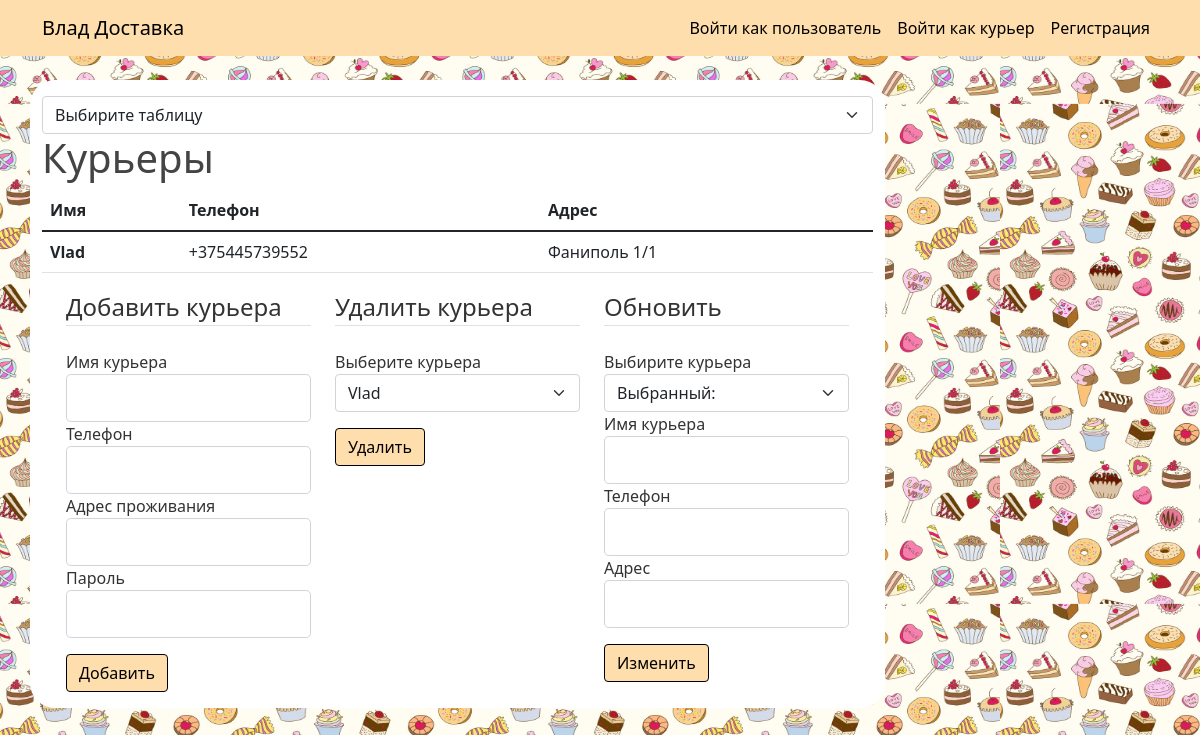
/admin_tables/couriers/, run on the app's committed database.
### bd_project/models.py (models this page shows, shortened)
class BaseModel(Model):
    id = PrimaryKeyField(unique=True)
    class Meta:
        database = db
        order_by = 'id'

class Courier(BaseModel):
    name = CharField(max_length=20, unique=True, null=False)
    phone = CharField(max_length=15, unique=True, null=False)
    address = CharField(max_length=20, null=False)
    password = CharField(null=False)
    class Meta:
        db_table = 'Couriers'

### bd_project/admin_couriers_table/routes.py (the view)
@admin_couriers_table.route('/admin_tables/couriers/', methods=['GET'])
def couriers_table():
    add_form, delete_form, update_form, couriers = init_forms_and_couriers()
    delete_form.select_del.choices = [(g.id, g.name) for g in couriers]
    return render_template('admin_pages/table_couriers.html', couriers=couriers, add_form=add_form,
                           delete_form=delete_form, update_form=update_form)

### bd_project/admin_couriers_table/forms.py (shortened to what this page needs)
class AddCourierForm(FlaskForm):
    name_add = StringField('Имя курьера',
                           validators=[DataRequired(), Length(min=2, max=20)])
    phone_add = StringField('Телефон',
                            validators=[DataRequired()])
    address_add = StringField('Адрес проживания',
                              validators=[DataRequired()])
    password_add = StringField('Пароль', validators=[DataRequired()])
    submit_add = SubmitField('Добавить')

class DeleteCourierForm(FlaskForm):
    select_del = SelectField('Выберите курьера', coerce=int)
    del_submit = SubmitField('Удалить')

### bd_project/admin_couriers_table/utils.py (called while the page is built)
def init_forms_and_couriers():
    add_form = AddCourierForm()
    delete_form = DeleteCourierForm()
    update_form = UpdateCourierForm()
    couriers = Courier.select()
    return add_form, delete_form, update_form, couriers

### bd_project/templates/admin_pages/table_couriers.html (shortened to what this page needs)
{% extends "admin_pages/admin.html" %}
{% block table %}
<body>
<h1>Курьеры</h1>
<table class="table table">
    <thead>
    <tr>
        <th scope="col">Имя</th>
        <th scope="col">Телефон</th>
        <th scope="col">Адрес</th>
    </tr>
    </thead>
    <tbody>
    {% for courier in couriers %}
    <tr>
        <th scope="row">{{ courier.name }}</th>
        <td>{{ courier.phone }}</td>
        <td>{{ courier.address }}</td>
    </tr>
    {% endfor %}
    </tbody>
</table>
<div class="container">
    <div class="row">
        <div class="col">
            <form method="post" action="{{ url_for('admin_couriers_table.courier_creation') }}">
                <fieldset class="form-group">
                    <legend class="border-bottom mb-4">Добавить курьера</legend>
                    <div class="form-group">
                        {{ add_form.name_add.label(class="form-control-label") }}
                        {% if add_form.name_add.errors %}
                        {{ add_form.name_add(class="form-control form-control-lg is-invalid") }}
                        <div class="invalid-feedback">
                            {% for error in add_form.name_add.errors %}
                            <span>{{ error }}</span>
                            {% endfor %}
                        </div>
                        {% else %}
                        {{ add_form.name_add(class="form-control form-control-lg") }}
                        {% endif %}
                    </div>
                    <div class="form-group">
                        {{ add_form.phone_add.label(class="form-control-label") }}
                        {% if add_form.phone_add.errors %}
                        {{ add_form.phone_add(class="form-control form-control-lg is-invalid") }}
                        <div class="invalid-feedback">
                            {% for error in add_form.phone_add.errors %}
                            <span>{{ error }}</span>
                            {% endfor %}
                        </div>
                        {% else %}
                        {{ add_form.phone_add(class="form-control form-control-lg") }}
                        {% endif %}
                    </div>
                    <div class="form-group">
                        {{ add_form.address_add.label(class="form-control-label") }}
                        {% if add_form.address_add.errors %}
                        {{ add_form.address_add(class="form-control form-control-lg is-invalid") }}
                        <div class="invalid-feedback">
                            {% for error in add_form.address_add.errors %}
                            <span>{{ error }}</span>
                            {% endfor %}
                        </div>
                        {% else %}
                        {{ add_form.address_add(class="form-control form-control-lg") }}
                        {% endif %}
                    </div>
                     <div class="form-group">
                        {{ add_form.password_add.label(class="form-control-label") }}
                        {% if add_form.password_add.errors %}
                        {{ add_form.password_add(class="form-control form-control-lg is-invalid") }}
                        <div class="invalid-feedback">
                            {% for error in add_form.password_add.errors %}
                            <span>{{ error }}</span>
                            {% endfor %}
                        </div>
                        {% else %}
                        {{ add_form.password_add(class="form-control form-control-lg") }}
                        {% endif %}
                    </div>
                    <div class="form-group pt-3">
                        {{ add_form.submit_add(class="btn btn-outline-info") }}
                    </div>
                </fieldset>
            </form>
        </div>
        <div class="col">
            <form method="post" action="{{ url_for('admin_couriers_table.courier_removing') }}">
                <fieldset class="form-group">
                    <legend class="border-bottom mb-4">Удалить курьера</legend>
                    <div class="form-group">
                        {{ delete_form.select_del.label(class="form-control-label") }}
                        {{ delete_form.select_del(class="form-select") }}
                    </div>
                    <div class="form-group pt-3">
                        {{ delete_form.del_submit(class="btn btn-outline-info") }}
                    </div>
                </fieldset>
            </form>
        </div>
         <div class="col">
            <form method="post" action="">
                <fieldset class="form-group">
                    <legend class="border-bottom mb-4">Обновить</legend>
                    <label class="form-control-label">Выбирите курьера</label>
                    <select class="form-select " onchange="location = this.value;" name="forma">
                        <option selected>Выбранный: {{ select_courier }}</option>
                    </select>
                    <div class="form-group">
                        {{ update_form.name_update.label(class="form-control-label") }}
                        {% if update_form.name_update.errors %}
                        {{ update_form.name_update(class="form-control form-control-lg is-invalid") }}
                        <div class="invalid-feedback">
                            {% for error in update_form.name_update.errors %}
                            <span>{{ error }}</span>
                            {% endfor %}
                        </div>
                        {% else %}
                        {{ update_form.name_update(class="form-control form-control-lg") }}
                        {% endif %}
                    </div>
                    <div class="form-group">
                        {{ update_form.phone_update.label(class="form-control-label") }}
                        {% if update_form.phone_update.errors %}
                        {{ update_form.phone_update(class="form-control form-control-lg is-invalid") }}
                        <div class="invalid-feedback">
                            {% for error in update_form.phone_update.errors %}
                            <span>{{ error }}</span>
                            {% endfor %}
                        </div>
                        {% else %}
                        {{ update_form.phone_update(class="form-control form-control-lg") }}
                        {% endif %}
                    </div>
                    <div class="form-group">
                        {{ update_form.address_update.label(class="form-control-label") }}
                        {% if update_form.address_update.errors %}
                        {{ update_form.address_update(class="form-control form-control-lg is-invalid") }}
                        <div class="invalid-feedback">
                            {% for error in update_form.address_update.errors %}
                            <span>{{ error }}</span>
                            {% endfor %}
                        </div>
                        {% else %}
                        {{ update_form.address_update(class="form-control form-control-lg") }}
                        {% endif %}
                    </div>
                    <div class="form-group pt-3">
                        {{ update_form.submit_update(class="btn btn-outline-info") }}
                    </div>
                </fieldset>
            </form>
        </div>
    </div>
</div>
</body>
{% endblock table %}

### bd_project/static/main.css (style rules this page uses)
body { background: #fafafa; color: #333333; margin-top: 5rem; }
h1, h2, h3, h4, h5, h6 { color: #444444; }
.btn-outline-info { background: #FFDEAD; color: black; border: 1px solid black; }
body { background-image: url("../static/background.png"); background-position: left, right; background-repeat: repeat; background-size: 1000px 500px; }

### data on the page
Courier: name "Vlad", phone "+375445739552", address "Фаниполь 1/1"

### other printed values
{{ add_form.name_add.label(class="form-control-label") }} "Имя курьера"
{{ add_form.phone_add.label(class="form-control-label") }} "Телефон"
{{ add_form.address_add.label(class="form-control-label") }} "Адрес проживания"
{{ add_form.password_add.label(class="form-control-label") }} "Пароль"
{{ delete_form.select_del.label(class="form-control-label") }} "Выберите курьера"
{{ update_form.name_update.label(class="form-control-label") }} "Имя курьера"
{{ update_form.phone_update.label(class="form-control-label") }} "Телефон"
{{ update_form.address_update.label(class="form-control-label") }} "Адрес"
